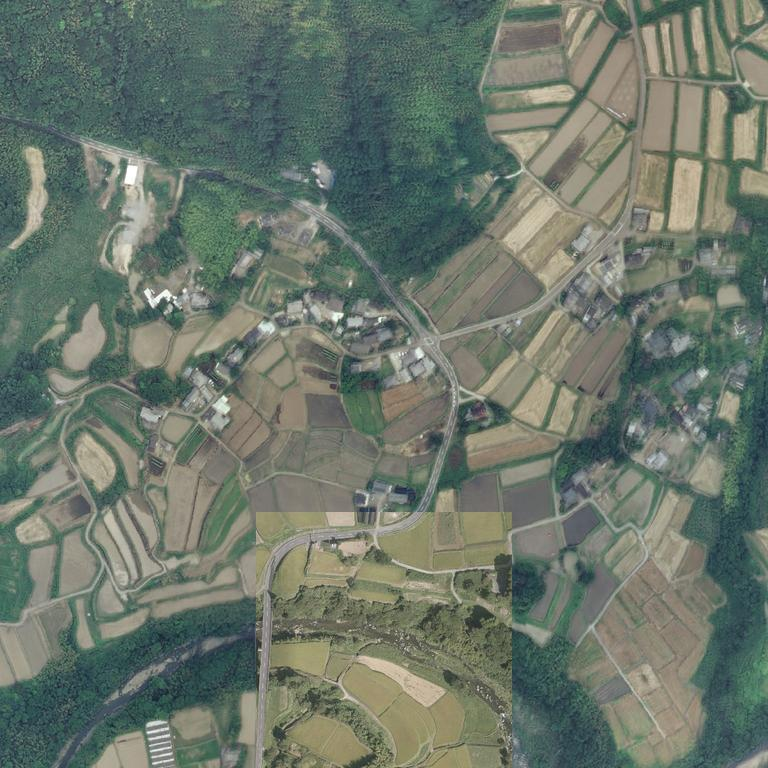
#> input picture aerial_tsujiwara_1km_z17.jpg, 768 x 768 px, found by its file name
$ python make_road_line_mask_color_filtered.py
#> lines starting #> are read from the running program, lines starting #| are printed output that depends on the picture; after the words box and inside, x2 and y2 are one past the last pixel; in counts of white or black regions, pixels touching at a corner belong together
# make_road_line_mask_color_filtered.py
import cv2
import numpy as np

AERIAL = "data/aerial_tsujiwara_1km_z17.jpg"
OUT_FOREST_MASK = "forest_mask_color.png"
OUT_NOFOREST = "aerial_no_forest_for_road.png"
OUT_LINE_MASK = "road_line_mask_color_filtered.png"

def main():
    img = cv2.imread(AERIAL)
#> img is the input picture: shape (768, 768, 3); mean B, G, R 106.5, 118.2, 107
    if img is None:
        raise RuntimeError(f"failed to read {AERIAL}")
    h, w, _ = img.shape
#> h = 768; w = 768

    # --- 1) HSV で「森（濃い緑）」を取る ----------------------
    hsv = cv2.cvtColor(img, cv2.COLOR_BGR2HSV)
#> hsv: shape (768, 768, 3); mean H, S, V 56.7, 51.1, 120.3

    # OpenCV の H は 0–179。だいたい緑っぽい範囲を広めに取る
    lower_green = np.array([35, 40, 30], dtype=np.uint8)
    upper_green = np.array([90, 255, 255], dtype=np.uint8)
    green_mask = cv2.inRange(hsv, lower_green, upper_green)
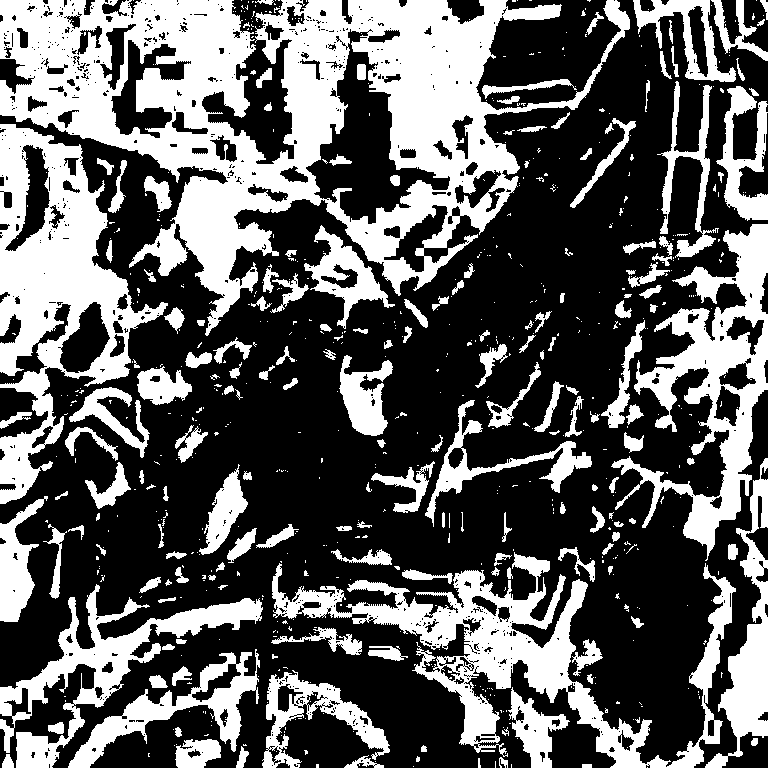
#> green_mask: shape (768, 768); 36.8% white; 707 white regions (532 under 20 px), largest, box (x1, y1, x2, y2) and area: (0, 0, 630, 336) 76667, (0, 124, 168, 504) 23607, (272, 552, 736, 768) 22581

    # すごく暗いところ（川・影・既に真っ黒な部分）も「森と同じ扱い」で消してしまう
    v = hsv[:, :, 2]
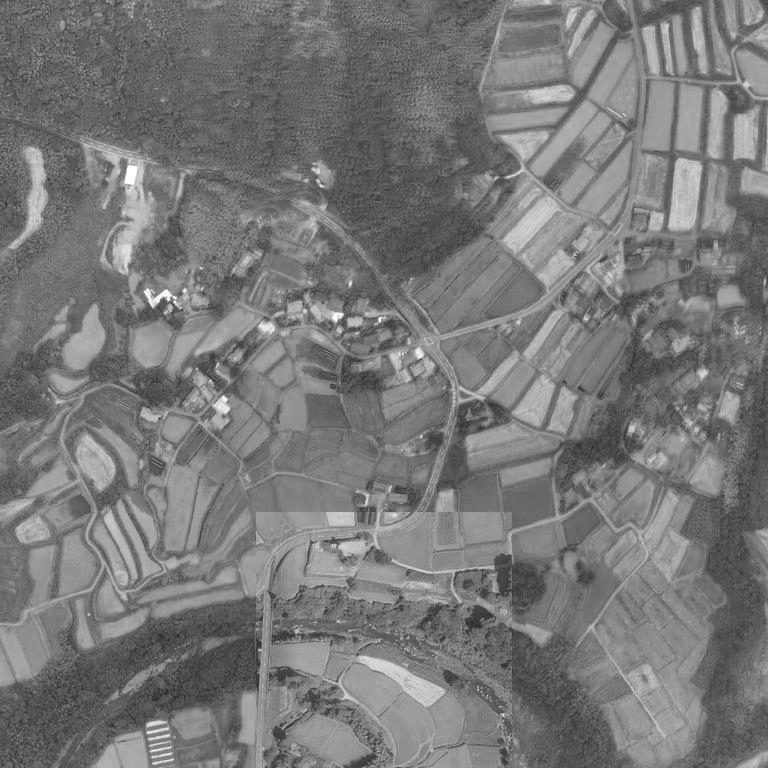
#> v: shape (768, 768); min 37, max 255, mean 120.3
    dark_mask = (v < 40).astype(np.uint8) * 255
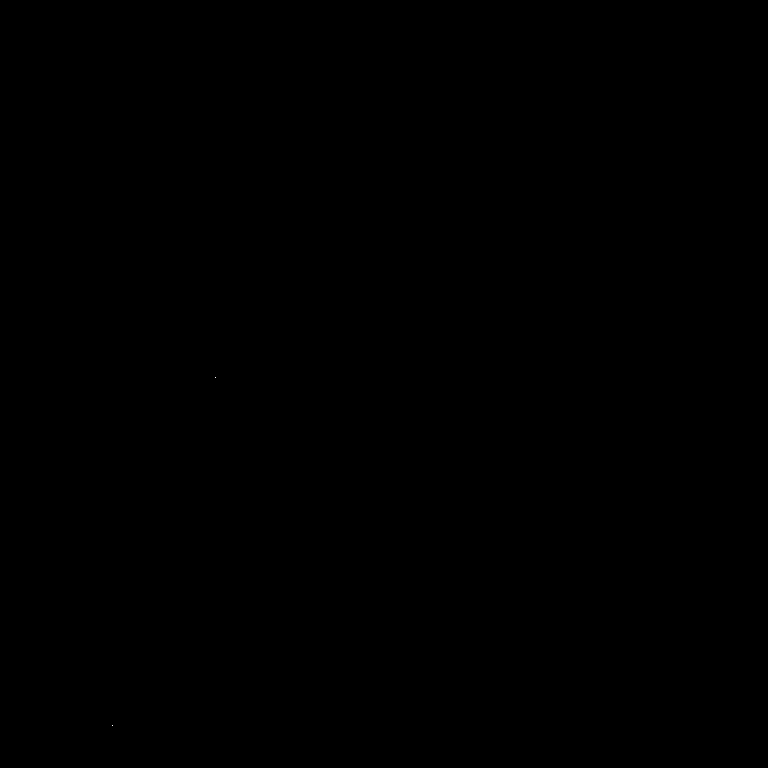
#> dark_mask: shape (768, 768); 0% white in thin lines or dots, all inside (x1, y1, x2, y2) = (112, 377, 216, 726)

    forest_mask = cv2.bitwise_or(green_mask, dark_mask)
    cv2.imwrite(OUT_FOREST_MASK, forest_mask)

    # --- 2) 森＋暗部を真っ黒にした画像を作る -------------------
    img_no_forest = img.copy()
    img_no_forest[forest_mask > 0] = (0, 0, 0)
    cv2.imwrite(OUT_NOFOREST, img_no_forest)

    # --- 3) この画像から道路っぽい線だけ抜く -------------------
    gray = cv2.cvtColor(img_no_forest, cv2.COLOR_BGR2GRAY)
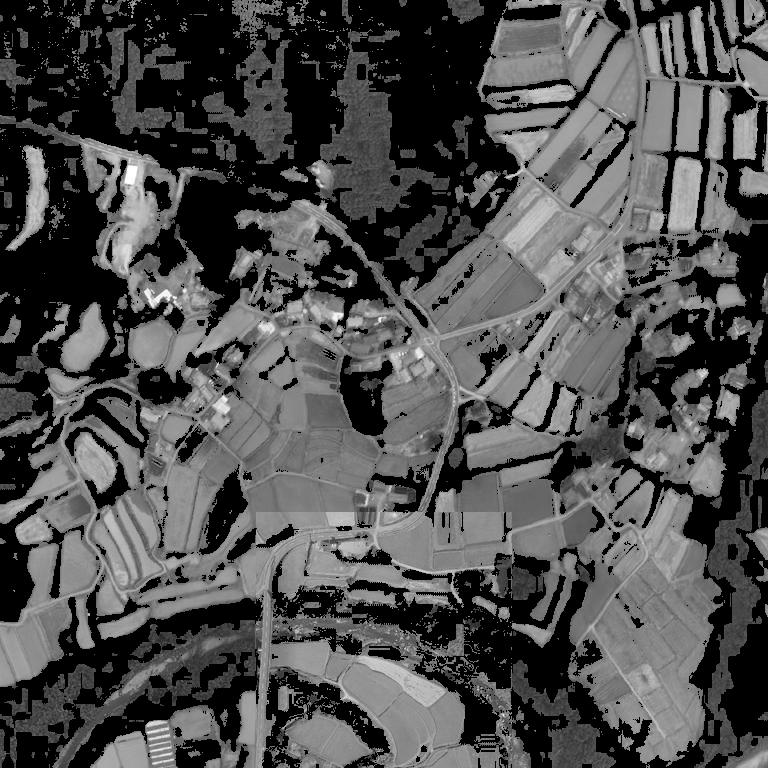
#> gray: shape (768, 768); min 0, max 255, mean 78.6

    # コントラスト強調（道路の明るい帯を浮かせる）
    gray_blur = cv2.GaussianBlur(gray, (5, 5), 0)
    clahe = cv2.createCLAHE(clipLimit=2.0, tileGridSize=(8, 8))
    gray_eq = clahe.apply(gray_blur)
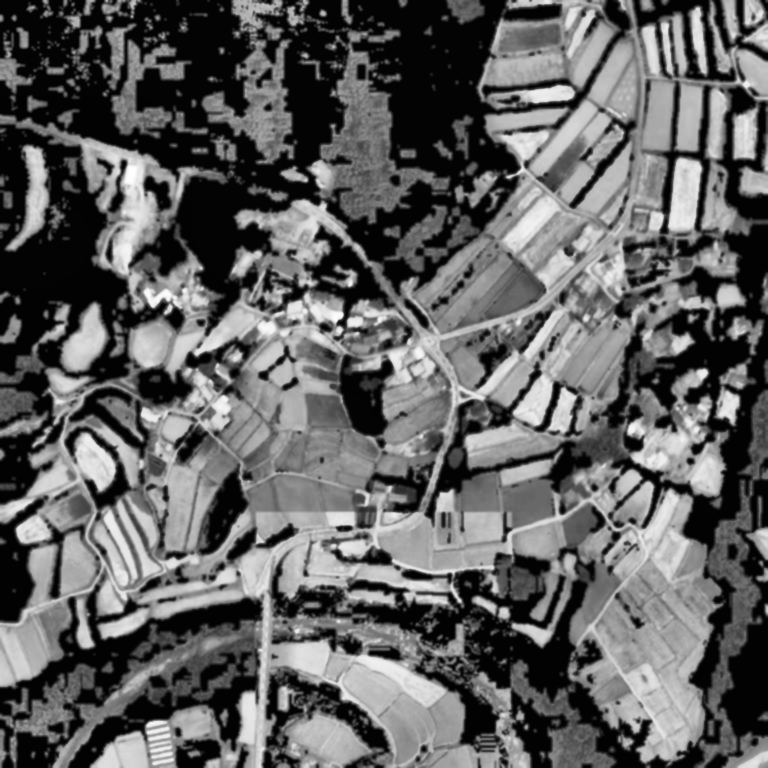
#> gray_eq: shape (768, 768); min 2, max 255, mean 97.2

    # トップハットで「細い明るい帯」を強調（道路＋畦道）
    kernel = cv2.getStructuringElement(cv2.MORPH_RECT, (15, 15))
    tophat = cv2.morphologyEx(gray_eq, cv2.MORPH_TOPHAT, kernel)
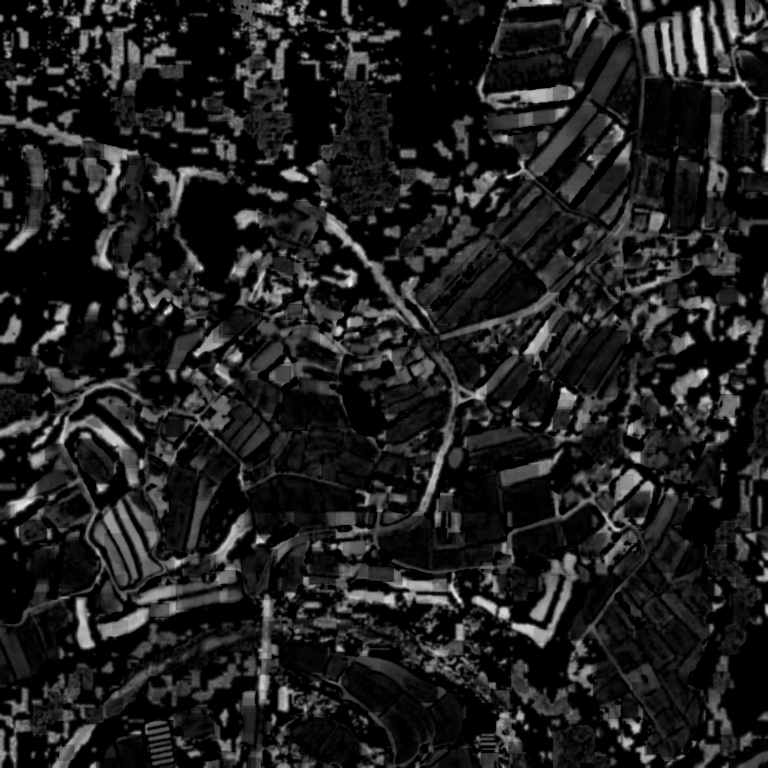
#> tophat: shape (768, 768); min 0, max 239, mean 31.4

    # Canny でエッジ抽出
    edges = cv2.Canny(tophat, 40, 120)
#> edges: shape (768, 768); 16% white in thin lines or dots

    # 森マスクの中は強制的に 0 にしてエッジを消す（境目も含めて無視）
    edges[forest_mask > 0] = 0
#> edges: shape (768, 768); 13.6% white in thin lines or dots

    # スケルトン化（1ピクセル幅に）
    skel = cv2.ximgproc.thinning(edges)
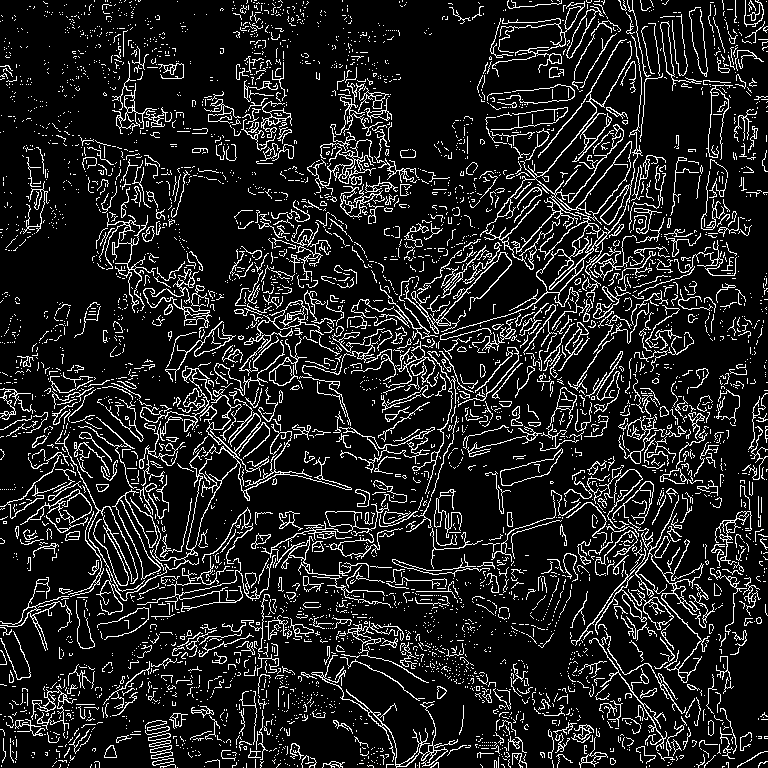
#> skel: shape (768, 768); 12.7% white in thin lines or dots

    cv2.imwrite(OUT_LINE_MASK, skel)
    print("saved:", OUT_LINE_MASK)


if __name__ == "__main__":
    main()
